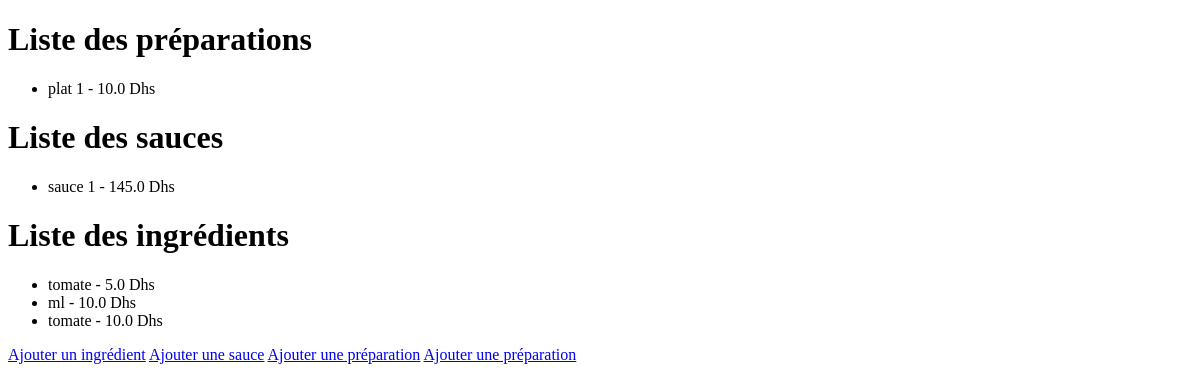
Before: / with the older database file.
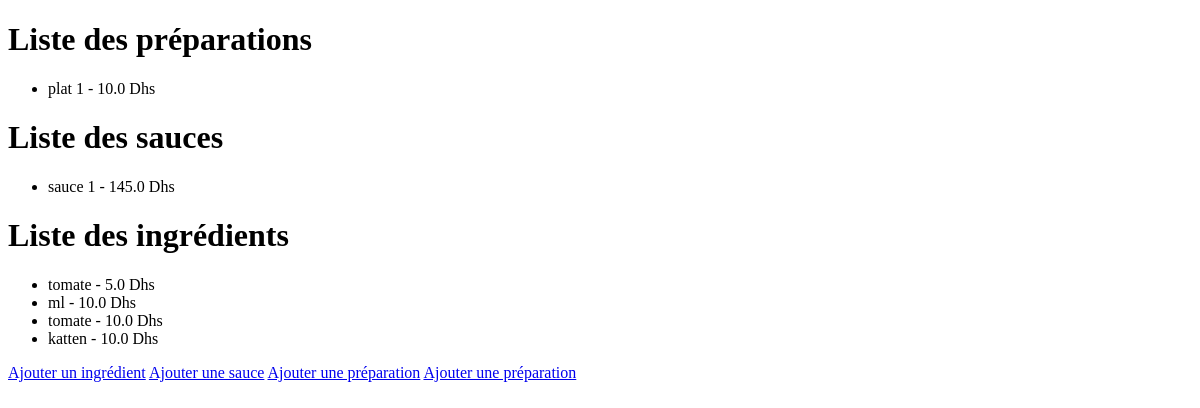
After: the same page with the newer database file.
### app.py (models this page shows, shortened)
class Préparation(db.Model):
    id = db.Column(db.Integer, primary_key=True)
    nom = db.Column(db.String(100), nullable=False)
    nombre_portions = db.Column(db.Integer, nullable=False)
    coût_total = db.Column(db.Float, nullable=False, default=0.0)
    coût_par_portion = db.Column(db.Float, nullable=False, default=0.0)
    sauce_id = db.Column(db.Integer, db.ForeignKey('sauce.id'), nullable=True)
    produits_plat = db.relationship('ProduitPlat', backref='plat', lazy=True)

class Sauce(db.Model):
    id = db.Column(db.Integer, primary_key=True)
    nom = db.Column(db.String(100), nullable=False)
    nombre_portions = db.Column(db.Integer, nullable=False)
    coût_total = db.Column(db.Float, nullable=False, default=0.0)
    coût_par_portion = db.Column(db.Float, nullable=False, default=0.0)
    produits_sauce = db.relationship('ProduitSauce', backref='sauce', lazy=True)

class Ingrédient(db.Model):
    id = db.Column(db.Integer, primary_key=True)
    nom = db.Column(db.String(100), nullable=False)
    prix_unitaire = db.Column(db.Float, nullable=False)
    produits_sauce = db.relationship('ProduitSauce', backref='ingredient', lazy=True)
    produits_plat = db.relationship('ProduitPlat', backref='ingredient', lazy=True)

### app.py (the view)
@app.route('/')
def index():
    préparations = Préparation.query.all()
    sauces = Sauce.query.all()
    ingrédients = Ingrédient.query.all()
    return render_template('index.html', préparations=préparations, sauces=sauces, ingrédients=ingrédients)

### templates/index.html (shortened to what this page needs)
<!DOCTYPE html>
<html>
<head>
</head>
<body>
    <h1>Liste des préparations</h1>
    <ul>
        {% for préparation in préparations %}
        <li>{{ préparation.nom }} - {{ préparation.coût_total }} Dhs</li>
        {% endfor %}
    </ul>
    <h1>Liste des sauces</h1>
    <ul>
        {% for sauce in sauces %}
        <li>{{ sauce.nom }} - {{ sauce.coût_total }} Dhs</li>
        {% endfor %}
    </ul>
    <h1>Liste des ingrédients</h1>
    <ul>
        {% for ingrédient in ingrédients %}
        <li>{{ ingrédient.nom }} - {{ ingrédient.prix_unitaire }} Dhs</li>
        {% endfor %}
    </ul>
    <a href="/ajouter_ingredient">Ajouter un ingrédient</a>
    <a href="/ajouter_sauce">Ajouter une sauce</a>
    <a href="/ajouter_preparation">Ajouter une préparation</a>
    <a href="{url_for('consulter_plat')}">Ajouter une préparation</a>
</body>
</html>

Changed rows visible on the page:
added Ingrédient: nom "katten", prix_unitaire "10.0"
